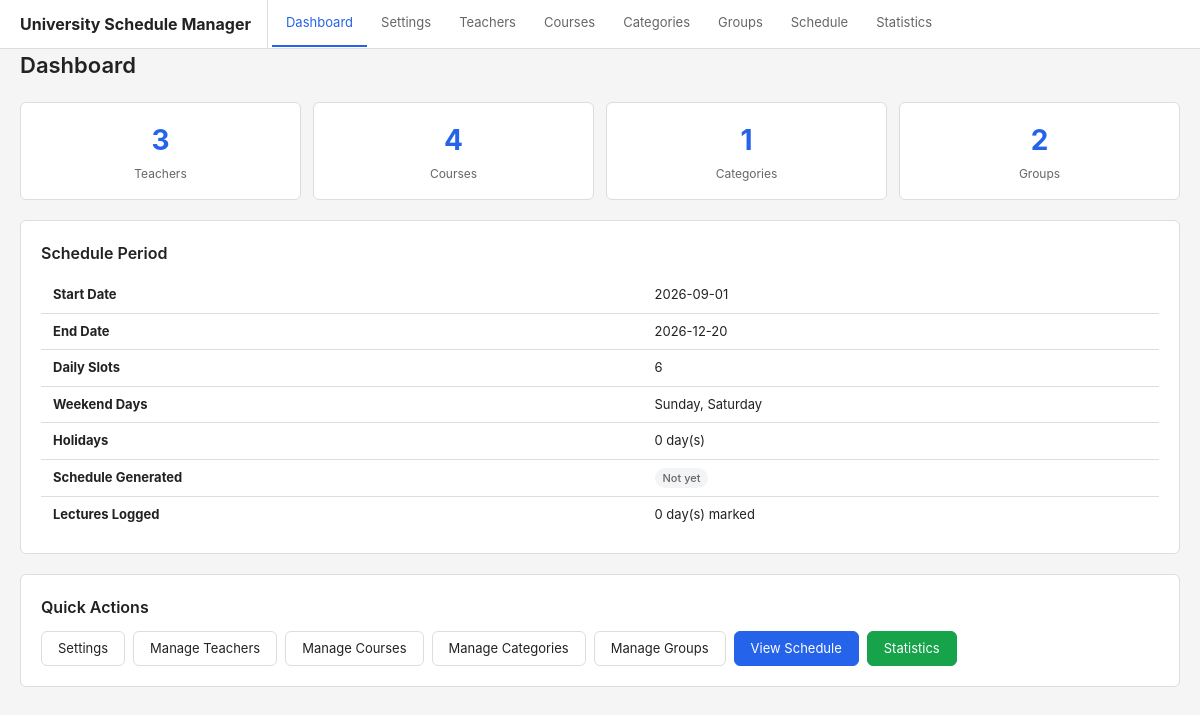
The page / on the database its author committed.
### tables this page shows
CREATE TABLE settings (
        id INTEGER PRIMARY KEY CHECK (id = 1),
        start_date TEXT NOT NULL,
        end_date TEXT NOT NULL,
        daily_slots INTEGER NOT NULL DEFAULT 6,
        weekends TEXT NOT NULL DEFAULT '0,6',
        holidays TEXT NOT NULL DEFAULT '[]'
    );

### db.php (called while the page is built, shortened)
<?php
function getSettings(): ?array {
    $db = getDB();
    $result = $db->query("SELECT * FROM settings WHERE id = 1");
    $row = $result->fetchArray(SQLITE3_ASSOC);
    return $row ?: null;
}
function getDayName(int $dow): string {
    $days = ['Sunday', 'Monday', 'Tuesday', 'Wednesday', 'Thursday', 'Friday', 'Saturday'];
    return $days[$dow] ?? '';
}

### pages/dashboard.php (the view, shortened to what this page needs)
<?php
$db = getDB();
$settings = getSettings();
$teacherCount = $db->querySingle("SELECT COUNT(*) FROM teachers");
$courseCount = $db->querySingle("SELECT COUNT(*) FROM courses");
$categoryCount = $db->querySingle("SELECT COUNT(*) FROM group_categories");
$groupCount = $db->querySingle("SELECT COUNT(*) FROM groups");
$scheduleCount = $db->querySingle("SELECT COUNT(*) FROM schedule_slots WHERE course_id IS NOT NULL");
$logCount = $db->querySingle("SELECT COUNT(DISTINCT lecture_date) FROM lecture_log");
?>
<div class="page-header">
    <h1>Dashboard</h1>
</div>
<?php if (!$settings): ?>
<div class="card">
    <h2>Welcome!</h2>
    <p style="margin-bottom: 12px;">Get started by configuring your schedule settings.</p>
    <a href="?page=settings" class="btn btn-primary">Configure Settings</a>
</div>
<?php else: ?>
<div class="stats-grid">
    <div class="stat-card">
        <div class="stat-value"><?= $teacherCount ?></div>
        <div class="stat-label">Teachers</div>
    </div>
    <div class="stat-card">
        <div class="stat-value"><?= $courseCount ?></div>
        <div class="stat-label">Courses</div>
    </div>
    <div class="stat-card">
        <div class="stat-value"><?= $categoryCount ?></div>
        <div class="stat-label">Categories</div>
    </div>
    <div class="stat-card">
        <div class="stat-value"><?= $groupCount ?></div>
        <div class="stat-label">Groups</div>
    </div>
</div>
<div class="card">
    <h2>Schedule Period</h2>
    <table>
        <tr>
            <td><strong>Start Date</strong></td>
            <td><?= htmlspecialchars($settings['start_date']) ?></td>
        </tr>
        <tr>
            <td><strong>End Date</strong></td>
            <td><?= htmlspecialchars($settings['end_date']) ?></td>
        </tr>
        <tr>
            <td><strong>Daily Slots</strong></td>
            <td><?= $settings['daily_slots'] ?></td>
        </tr>
        <tr>
            <td><strong>Weekend Days</strong></td>
            <td>
                <?php
                $wDays = array_map('intval', array_filter(explode(',', $settings['weekends']), fn($v) => $v !== ''));
                echo implode(', ', array_map(fn($d) => getDayName($d), $wDays)) ?: 'None';
                ?>
            </td>
        </tr>
        <tr>
            <td><strong>Holidays</strong></td>
            <td>
                <?php
                $hols = json_decode($settings['holidays'], true) ?: [];
                echo count($hols) . ' day(s)';
                ?>
            </td>
        </tr>
        <tr>
            <td><strong>Schedule Generated</strong></td>
            <td>
                <?php if ($scheduleCount > 0): ?>
                    <span class="tag tag-green">Yes (<?= $scheduleCount ?> slots)</span>
                <?php else: ?>
                    <span class="tag tag-gray">Not yet</span>
                <?php endif; ?>
            </td>
        </tr>
        <tr>
            <td><strong>Lectures Logged</strong></td>
            <td><?= $logCount ?> day(s) marked</td>
        </tr>
    </table>
</div>
<div class="card">
    <h2>Quick Actions</h2>
    <div style="display: flex; gap: 8px; flex-wrap: wrap;">
        <a href="?page=settings" class="btn">Settings</a>
        <a href="?page=teachers" class="btn">Manage Teachers</a>
        <a href="?page=courses" class="btn">Manage Courses</a>
        <a href="?page=categories" class="btn">Manage Categories</a>
        <a href="?page=groups" class="btn">Manage Groups</a>
        <a href="?page=schedule" class="btn btn-primary">View Schedule</a>
        <a href="?page=statistics" class="btn btn-success">Statistics</a>
    </div>
</div>
<?php endif; ?>

### assets/style.css (style rules this page uses)
*, *::before, *::after { box-sizing: border-box; margin: 0; padding: 0; }
:root { --bg: #f5f5f5; --surface: #fff; --border: #ddd; --text: #222; --text-light: #666; --primary: #2563eb; --primary-hover: #1d4ed8; --danger: #dc2626; --danger-hover: #b91c1c; --success: #16a34a; --warning: #f59e0b; --radius: 6px; }
body { font-family: -apple-system, BlinkMacSystemFont, "Segoe UI", Roboto, sans-serif; background: var(--bg); color: var(--text); line-height: 1.5; font-size: 14px; }
a { color: var(--primary); text-decoration: none; }
.page-header { display: flex; align-items: center; justify-content: space-between; margin-bottom: 20px; }
.page-header h1 { font-size: 22px; font-weight: 600; }
.card { background: var(--surface); border: 1px solid var(--border); border-radius: var(--radius); padding: 20px; margin-bottom: 20px; }
.card h2 { font-size: 16px; margin-bottom: 12px; font-weight: 600; }
table { width: 100%; border-collapse: collapse; }
th, td { text-align: left; padding: 8px 12px; border-bottom: 1px solid var(--border); font-size: 13px; }
tr:last-child td { border-bottom: none; }
.btn { display: inline-flex; align-items: center; gap: 6px; padding: 7px 16px; border: 1px solid var(--border); border-radius: var(--radius); font-size: 13px; font-family: inherit; cursor: pointer; background: var(--surface); color: var(--text); transition: background 0.15s; text-decoration: none; }
.btn-primary { background: var(--primary); color: #fff; border-color: var(--primary); }
.btn-success { background: var(--success); color: #fff; border-color: var(--success); }
.stat-card { background: var(--surface); border: 1px solid var(--border); border-radius: var(--radius); padding: 16px; text-align: center; }
.stat-card .stat-value { font-size: 28px; font-weight: 700; color: var(--primary); }
.stat-card .stat-label { font-size: 12px; color: var(--text-light); margin-top: 4px; }
.stats-grid { display: grid; grid-template-columns: repeat(auto-fit, minmax(150px, 1fr)); gap: 12px; margin-bottom: 20px; }
.tag { display: inline-block; padding: 2px 8px; border-radius: 12px; font-size: 11px; font-weight: 500; }
.tag-gray { background: #f3f4f6; color: var(--text-light); }

### rows shown on the page
settings: start_date "2026-09-01", end_date "2026-12-20", daily_slots "6", weekends "Sunday, Saturday", holidays "0"

### other values the page prints
APP_NAME "University Schedule Manager"
$teacherCount "3"
$courseCount "4"
$categoryCount "1"
$groupCount "2"
$logCount "0"
